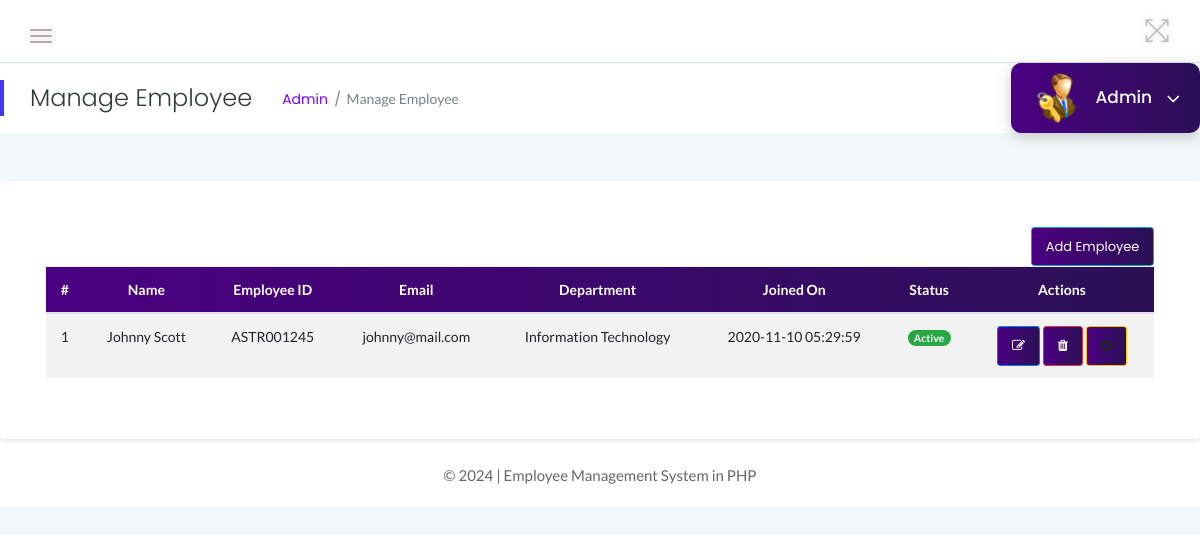
Page /admin/employee.php (signed in) on the earlier database version.
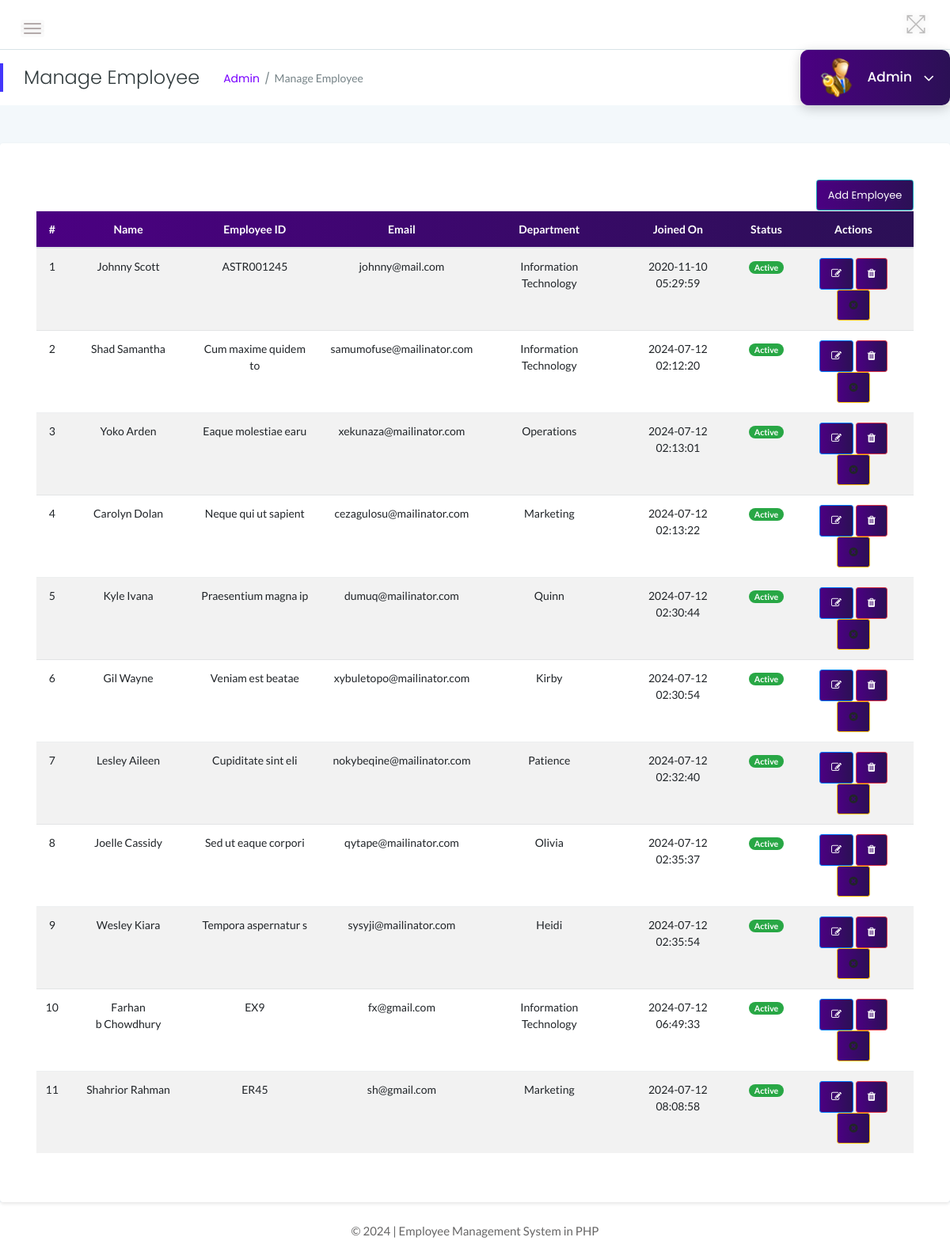
Same page on the later database version.
### tables this page shows
CREATE TABLE `employees` (
  `id` int(11) NOT NULL,
  `EmpId` varchar(100) NOT NULL,
  `FirstName` varchar(150) NOT NULL,
  `LastName` varchar(150) NOT NULL,
  `Email` varchar(200) NOT NULL,
  `Password` varchar(180) NOT NULL,
  `Gender` varchar(100) NOT NULL,
  `Dob` varchar(100) NOT NULL,
  `Department` varchar(255) NOT NULL,
  `Address` varchar(255) NOT NULL,
  `City` varchar(200) NOT NULL,
  `Phone` char(11) NOT NULL,
  `Status` int(1) NOT NULL,
  `RegDate` timestamp NOT NULL DEFAULT current_timestamp()
);

### admin/employee.php (the view, shortened to what the changed rows need)
<?php
include('../includes/db_connection.php');
?>
<!DOCTYPE html>
<html lang="en">
<head>
    <link rel="stylesheet" href="../assets/css/bootstrap.min.css">
    <link rel="stylesheet" href="../assets/css/font-awesome.min.css">
    <link rel="stylesheet" href="../assets/css/themify-icons.css">
    <link rel="stylesheet" href="../assets/css/metisMenu.css">
    <link rel="stylesheet" href="../assets/css/owl.carousel.min.css">
    <link rel="stylesheet" href="../assets/css/slicknav.min.css">
    <link rel="stylesheet" href="https://www.amcharts.com/lib/3/plugins/export/export.css" type="text/css" media="all" />
    <link rel="stylesheet" type="text/css" href="https://cdn.datatables.net/1.10.19/css/jquery.dataTables.css">
    <link rel="stylesheet" type="text/css" href="https://cdn.datatables.net/1.10.18/css/dataTables.bootstrap4.min.css">
    <link rel="stylesheet" type="text/css" href="https://cdn.datatables.net/responsive/2.2.3/css/responsive.bootstrap.min.css">
    <link rel="stylesheet" type="text/css" href="https://cdn.datatables.net/responsive/2.2.3/css/responsive.jqueryui.min.css">
    <link rel="stylesheet" href="../assets/css/typography.css">
    <link rel="stylesheet" href="../assets/css/default-css.css">
    <link rel="stylesheet" href="../assets/css/styles.css">
    <link rel="stylesheet" href="../assets/css/responsive.css">
</head>
<body>
    <div class="page-container">
        <div class="main-content">
            <div class="row">
                <div class="col-12 mt-5">
                    <div class="card">
                        <div class="card-body">
                            <div class="data-tables datatable-dark">
                                <table id="dataTable3" class="table table-hover table-striped text-center">
                                    <thead class="text-capitalize">
                                        <tr>
                                            <th>#</th>
                                            <th>Name</th>
                                            <th>Employee ID</th>
                                            <th>Email</th>
                                            <th>Department</th>
                                            <th>Joined On</th>
                                            <th>Status</th>
                                            <th>Actions</th>
                                        </tr>
                                    </thead>
                                    <tbody>
                                        <?php
                                        $sql = "SELECT EmpId,FirstName,LastName,Email,Department,Status,RegDate,id from employees";
                                        $query = $dbh->prepare($sql);
                                        $query->execute();
                                        $results = $query->fetchAll(PDO::FETCH_OBJ);
                                        $cnt = 1;
                                        if ($query->rowCount() > 0) {
                                            foreach ($results as $result) {               ?>
                                                <tr>
                                                    <td> <?php echo htmlentities($cnt); ?></td>
                                                    <td><?php echo htmlentities($result->FirstName); ?>&nbsp;<?php echo htmlentities($result->LastName); ?></td>
                                                    <td><?php echo htmlentities($result->EmpId); ?></td>
                                                    <td><?php echo htmlentities($result->Email); ?></td>
                                                    <td><?php echo htmlentities($result->Department); ?></td>
                                                    <td><?php echo htmlentities($result->RegDate); ?></td>
                                                    <td><?php $stats = $result->Status;
                                                        if ($stats) {
                                                        ?>
                                                            <span class="badge badge-pill badge-success">Active</span>
                                                        <?php } else { ?>
                                                            <span class="badge badge-pill badge-danger">Inactive</span>
                                                        <?php } ?>
                                                    </td>
                                                    <td>
                                                        <a href="update_employee.php?empid=<?php echo htmlentities($result->id); ?>" class="btn btn-sm btn-primary" title="Edit"><i class="fa fa-edit"></i></a>
                                                        <a href="employee.php?delid=<?php echo htmlentities($result->id); ?>" onclick="return confirm('Are you sure you want to delete this employee?');" class="btn btn-sm btn-danger" title="Delete"><i class="fa fa-trash"></i></a>
                                                        <?php if ($result->Status == 1) { ?>
                                                            <a href="employee.php?inid=<?php echo htmlentities($result->id); ?>" onclick="return confirm('Are you sure you want to deactivate this employee?');" class="btn btn-sm btn-warning" title="Deactivate"><i class="fa fa-times-circle"></i></a>
                                                        <?php } else { ?>
                                                            <a href="employee.php?id=<?php echo htmlentities($result->id); ?>" onclick="return confirm('Are you sure you want to activate this employee?');" class="btn btn-sm btn-success" title="Activate"><i class="fa fa-check"></i></a>
                                                        <?php } ?>
                                                    </td>
                                                </tr>
                                        <?php $cnt++;
                                            }
                                        } ?>
                                    </tbody>
                                </table>
                            </div>
                        </div>
                    </div>
                </div>
            </div>
        </div>
    </div>
</body>
</html>

Differences in the rows shown:
added employees: FirstName "Shad", LastName "Samantha", EmpId "Cum maxime quidem to", Email "samumofuse@mailinator.com", Department "Information Technology", RegDate "2024-07-12 02:12:20", Status "Active"
added employees: FirstName "Yoko", LastName "Arden", EmpId "Eaque molestiae earu", Email "xekunaza@mailinator.com", Department "Operations", RegDate "2024-07-12 02:13:01", Status "Active"
added employees: FirstName "Carolyn", LastName "Dolan", EmpId "Neque qui ut sapient", Email "cezagulosu@mailinator.com", Department "Marketing", RegDate "2024-07-12 02:13:22", Status "Active"
added employees: FirstName "Kyle", LastName "Ivana", EmpId "Praesentium magna ip", Email "dumuq@mailinator.com", Department "Quinn", RegDate "2024-07-12 02:30:44", Status "Active"
added employees: FirstName "Gil", LastName "Wayne", EmpId "Veniam est beatae", Email "xybuletopo@mailinator.com", Department "Kirby", RegDate "2024-07-12 02:30:54", Status "Active"
added employees: FirstName "Lesley", LastName "Aileen", EmpId "Cupiditate sint eli", Email "nokybeqine@mailinator.com", Department "Patience", RegDate "2024-07-12 02:32:40", Status "Active"
added employees: FirstName "Joelle", LastName "Cassidy", EmpId "Sed ut eaque corpori", Email "qytape@mailinator.com", Department "Olivia", RegDate "2024-07-12 02:35:37", Status "Active"
added employees: FirstName "Wesley", LastName "Kiara", EmpId "Tempora aspernatur s", Email "sysyji@mailinator.com", Department "Heidi", RegDate "2024-07-12 02:35:54", Status "Active"
added employees: FirstName "Farhan b", LastName "Chowdhury", EmpId "EX9", Email "fx@gmail.com", Department "Information Technology", RegDate "2024-07-12 06:49:33", Status "Active"
added employees: FirstName "Shahrior", LastName "Rahman", EmpId "ER45", Email "sh@gmail.com", Department "Marketing", RegDate "2024-07-12 08:08:58", Status "Active"
